Frame 1 (no input): blank canvas, image omitted
Frame 60 (no input): blank canvas, image omitted
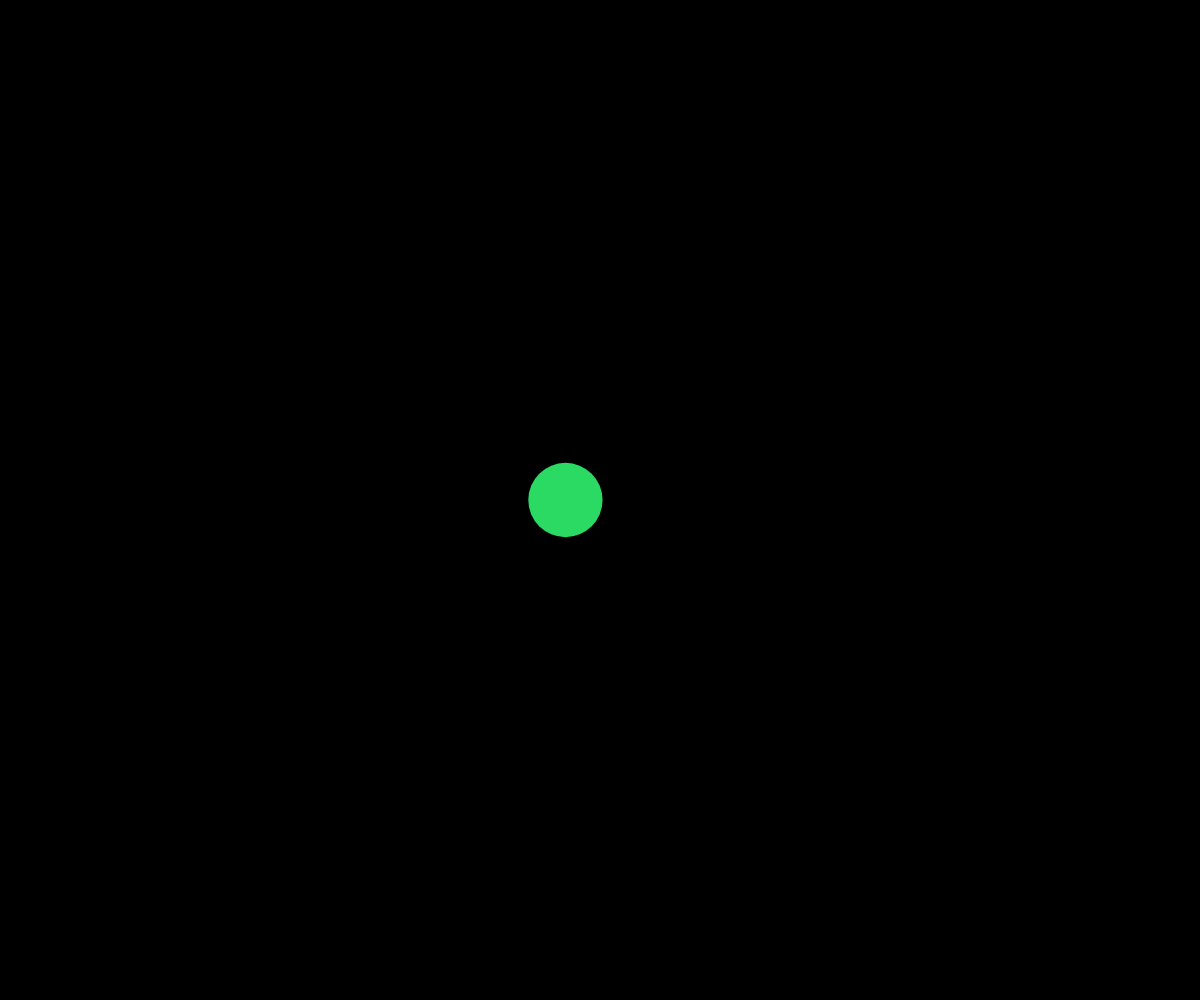
Frame 120 (the mouse pressed at the canvas centre since frame 60)

The p5.js sketch whose frames 1 and 60 were blank and that drew this single picture after the mouse press (run headless with seeded random() and noise() and a simulated clock; from frame 60 on, the mouse is pressed at the canvas centre):

// p5.js sketch
// ── sketch.js
var Ball = function(x, y) {
	this.x = x;
	this.y = y;
	this.diameter = random(10,100);
    this.speedX= random(-1,1);
    this.color= color(random(255), random(255), random(255));
}

var balls = [];


function setup() {
  createCanvas(windowWidth, windowHeight); 
}

function draw() {

  background(0);
    
  for (var i = 0; i < balls.length; i++) {
      fill(random(255), random(255), random(255)); 
      noStroke();
      ellipse(balls[i].x, balls[i].y, balls[i].diameter, balls[i].diameter);
  	balls[i].x = balls[i].x + balls[i].speedX;
  }

}
function mousePressed() {
	balls.push( new Ball(mouseX, mouseY) );
} 
